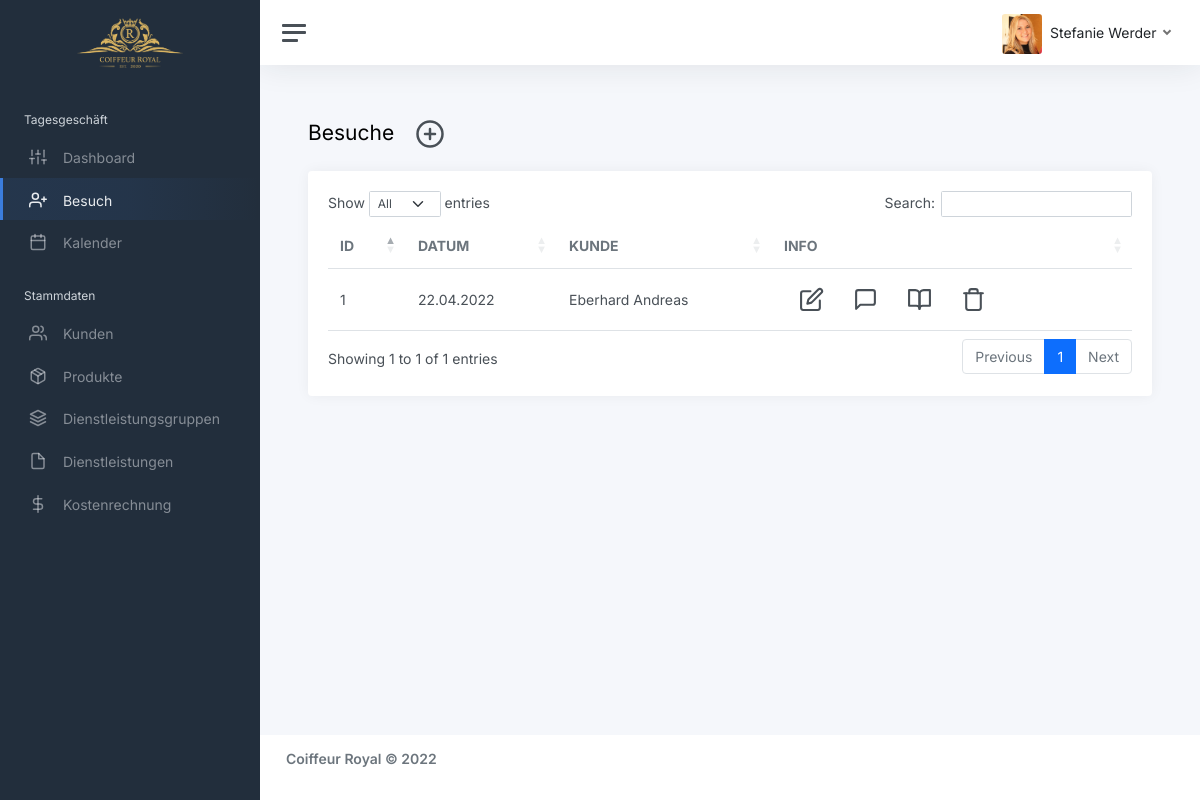
Screenshot of /website/sites/visits.php (signed in) with the database file from the repository.
### tables this page shows
CREATE TABLE IF NOT EXISTS visits (
    visits_id INT AUTO_INCREMENT PRIMARY KEY,
    visits_datetime VARCHAR(30) NOT NULL,
    visits_customer VARCHAR(50) NOT NULL,
    visits_notes VARCHAR(1000),
    visits_assignee VARCHAR(50) NOT NULL
    );

### website/sites/visits.php (the view, shortened to what this page needs)
<?php
    if(isset($_SESSION['User']))
    {
        $mailid = $_SESSION['User'];
        $parts = explode(".", $mailid);
        $lastname = ucfirst(array_pop($parts));
        $firstname = ucfirst(implode(".", $parts));
    }
    else
    {
        header("Location:../index.php");
    }
?>
<!DOCTYPE html>
<html lang="en">
<head>
	<link href="https://cdnjs.cloudflare.com/ajax/libs/twitter-bootstrap/5.0.1/css/bootstrap.min.css" rel="stylesheet">
	<link href="../assets/css/app.css" rel="stylesheet">
	<link href="https://cdn.datatables.net/1.11.4/css/dataTables.bootstrap5.min.css" rel="stylesheet">
</head>
<body>
	<div class="wrapper">
		<nav id="sidebar" class="sidebar js-sidebar">
			<div class="sidebar-content js-simplebar">
				<a class="sidebar-brand text-center" href="dashboard.php">
					<span class="align-middle"><img src="../assets/img/logo/coiffeur_royal.png" width="50%"></span>
				</a>
				<ul class="sidebar-nav">
					<li class="sidebar-header">
						Tagesgeschäft
					</li>
					<li class="sidebar-item">
						<a class="sidebar-link" href="dashboard.php">
							<i class="align-middle" data-feather="sliders"></i> <span class="align-middle">Dashboard</span>
						</a>
					</li>
					<li class="sidebar-item active">
						<a class="sidebar-link" href="visits.php">
							<i class="align-middle" data-feather="user-plus"></i> <span class="align-middle">Besuch</span>
						</a>
					</li>
					<li class="sidebar-item">
						<a class="sidebar-link" href="calendar.php">
							<i class="align-middle" data-feather="calendar"></i> <span class="align-middle">Kalender</span>
						</a>
					</li>
					<li class="sidebar-header">
						Stammdaten
					</li>
					<li class="sidebar-item">
						<a class="sidebar-link" href="customers.php">
							<i class="align-middle" data-feather="users"></i> <span class="align-middle">Kunden</span>
						</a>
					</li>
					<li class="sidebar-item">
						<a class="sidebar-link" href="products.php">
							<i class="align-middle" data-feather="package"></i> <span class="align-middle">Produkte</span>
						</a>
					</li>
					<li class="sidebar-item">
						<a class="sidebar-link" href="service-groups.php">
							<i class="align-middle" data-feather="layers"></i> <span class="align-middle">Dienstleistungsgruppen</span>
						</a>
					</li>
					<li class="sidebar-item">
						<a class="sidebar-link" href="services.php">
							<i class="align-middle" data-feather="file"></i> <span class="align-middle">Dienstleistungen</span>
						</a>
					</li>
					<li class="sidebar-item">
						<a class="sidebar-link" href="cost-calculation.php">
							<i class="align-middle" data-feather="dollar-sign"></i> <span class="align-middle">Kostenrechnung</span>
						</a>
					</li>
				</ul>
			</div>
		</nav>
		<div class="main">
			<nav class="navbar navbar-expand navbar-light navbar-bg">
				<a class="sidebar-toggle js-sidebar-toggle">
					<i class="hamburger align-self-center"></i>
				</a>
				<div class="navbar-collapse collapse">
					<ul class="navbar-nav navbar-align">
						<li class="nav-item dropdown">
							<a class="nav-link dropdown-toggle d-none d-sm-inline-block" href="#" data-bs-toggle="dropdown">
								<?php
								if($mailid == "werder.stefanie")
								{
									echo "<img src='../assets/img/avatars/steffi.jpg' class='avatar img-fluid rounded me-1' alt='Steffanie Werder'/> <span class='text-dark'>" .$lastname . " " . $firstname;
								}
								elseif($mailid == "weibel.romy")
								{
									echo "<img src='../assets/img/avatars/romy.jpg' class='avatar img-fluid rounded me-1' alt='Romy Werder'/> <span class='text-dark'>" . $lastname . " " . $firstname;
								}
								?>
							</a>
						</li>
					</ul>
				</div>
			</nav>
			<main class="content">
				<div class="container-fluid p-0">
					<h1 class="h3 mb-3">Besuche <button type='button' class='btn mr-1 createvisitbtn'><i class='align-middle' data-feather='plus-circle' style='width: 30px; height: 30px;'></i></button></h1>
					<div class="row">
						<div class="col-12">
							<div class="card">
								<div class="card-body">
									<div class="table-responsive">
                                        <table id="example" class="table align-items-center mb-0">
                                          <thead>
                                            <tr>
                                              <th class="text-uppercase text-secondary  font-weight-bolder opacity-7">ID</th>
                                              <th class="text-uppercase text-secondary  font-weight-bolder opacity-7">Datum</th>
                                              <th class="text-uppercase text-secondary  font-weight-bolder opacity-7">Kunde</th>
                                              <th class="text-uppercase text-secondary  font-weight-bolder opacity-7">Info</th>
                                            </tr>
                                          </thead>
                                          <tbody>
											<?php
												include 'db.php';
												$sql = "SELECT visits_id, DATE_FORMAT(visits_datetime, '%d.%m.%Y') visits_datetime_formatted, visits_datetime, visits_customer, visits_notes, visits_assignee FROM visits ORDER BY visits_datetime";
												$result = mysqli_query($db_conn, $sql);
												if (mysqli_num_rows($result) > 0)
												{
													while ($row = mysqli_fetch_assoc($result))
													{
														echo "<tr>";
															echo "<td>" . $row['visits_id'] . "</td>";
															echo "<td>" . $row['visits_datetime_formatted'] . "</td>";
															echo "<td>" . $row['visits_customer'] . "</td>";
															echo "<td class='text-right'>";
																echo "<button type='button' class='btn mr-1 editvisitbtn'><i class='align-middle' data-feather='edit' style='width: 25px; height: 25px;'></i></button>";
																echo "<button type='button' class='btn notevisitebtn'><i class='align-middle' data-feather='message-square' style='width: 25px; height: 25px;'></i></button>";
																echo "<button type='button' class='btn showofferbtn'><i class='align-middle' data-feather='book-open' style='width: 25px; height: 25px;'></i></button>";
																echo "<button type='button' class='btn mr-1 deletevisitbtn'><i class='align-middle' data-feather='trash' style='width: 25px; height: 25px;'></i></button>";
															echo "</td>";
													}
												}
												else
												{
													echo "0 Results found";
												}
											?>
                                          </tbody>
                                        </table>
									</div>
								</div>
							</div>
						</div>
					</div>
				</div>
			</main>
			<footer class="footer">
				<div class="container-fluid">
					<div class="row text-muted">
						<div class="col-6 text-start">
							<p class="mb-0">
								<h5 class="text-muted"><strong>Coiffeur Royal &copy; 2022</strong></h5>
							</p>
						</div>
					</div>
				</div>
			</footer>
		</div>
	</div>
</body>
</html>

### rows the page displays
visits: visits_id "1", visits_datetime_formatted "22.04.2022", visits_customer "Eberhard Andreas"

### other values shown
$lastname "Stefanie"
$firstname "Werder"
